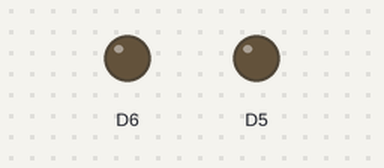
A sketch run on a simulated ESP8266 (NodeMCU). Parts: output pins drawn as LEDs (lit = HIGH). WiFi joins after 1.5 s; servers stay silent unless stated; network time is answered at once with the bench clock; the local clock reads 2024-03-15 10:24:30 at power-on unless the sketch sets it; what the sketch prints to the serial monitor is not drawn.

Above: at 0.1 s.
At 1.6 s:
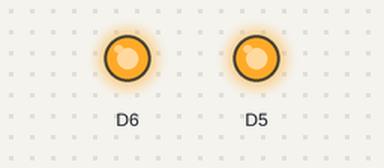
Timing chart, 0 to 3.1 s (numbered marks = the images above):
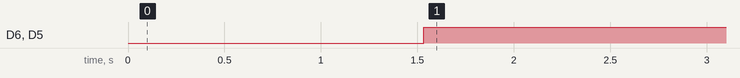

The sketch:

stand_alone.ino
```cpp
// https://lastminuteengineers.com/esp8266-ntp-server-date-time-tutorial/
#include <NTPClient.h>
#include <ESP8266WiFi.h>
#include <WiFiUdp.h>

const char *ssid     = "WIFI NAME";
const char *password = "WIFI PASSWORD";

// Update the timezone by setting this offset in milliseconds (1 * 60 * 60 ) = 3600
// UTC -7 = -25200
// UTC -6 = -21600
// UTC -5 = -18000
// UTC -4 = -14400
// UTC -3 = -10800
// UTC -2 = -7200
// UTC -1 = -3600
// UTC = 0
// UTC +1 = 3600
// UTC +2 = 7200
// UTC +3 = 10800
// UTC +4 = 14400
// UTC +5 = 18000
// UTC +6 = 21600
// UTC +7 = 25200
const long utcOffsetInSeconds = -25200;

char daysOfTheWeek[7][12] = {"Sunday", "Monday", "Tuesday", "Wednesday", "Thursday", "Friday", "Saturday"};

// Define NTP Client to get time
WiFiUDP ntpUDP;
NTPClient timeClient(ntpUDP, "pool.ntp.org", utcOffsetInSeconds);

void setup(){
  Serial.begin(115200);
  pinMode(D5, OUTPUT);
  pinMode(D6, OUTPUT);
  WiFi.begin(ssid, password);

  while ( WiFi.status() != WL_CONNECTED ) {
    delay ( 500 );
    Serial.print ( "." );
  }

  timeClient.begin();
}

void loop() {

  timeClient.update();

    // Turn off pins on Saturday and Sunday
    if ( timeClient.getDay() == 0 || timeClient.getDay() == 6 ) {
      Serial.println("It is the weekend");
      showTime();
      digitalWrite(D5, LOW);
      digitalWrite(D6, LOW);
    } else {
      // Turn on pins between 8 AM and 5PM
      if ( (timeClient.getHours() >= 8) && (timeClient.getHours() <= 17 ) ) {
        Serial.println("Time to work");
        showTime();
        digitalWrite(D5, HIGH);
        digitalWrite(D6, HIGH);
      } else {
        Serial.println("Time to rest");
        showTime();
        digitalWrite(D5, LOW);
        digitalWrite(D6, LOW);
      }
    }
    // Check every minute
    //TODO: make this more intellegent to not overwhelm NTP servers
    delay(60000);
}

void showTime() {
  Serial.print(daysOfTheWeek[timeClient.getDay()]);
  Serial.print(", ");
  Serial.print(timeClient.getHours());
  Serial.print(":");
  Serial.print(timeClient.getMinutes());
  Serial.print(":");
  Serial.println(timeClient.getSeconds());
}
```

Measured:
- by itself, D6, D5: LOW → HIGH at 1.5 s
